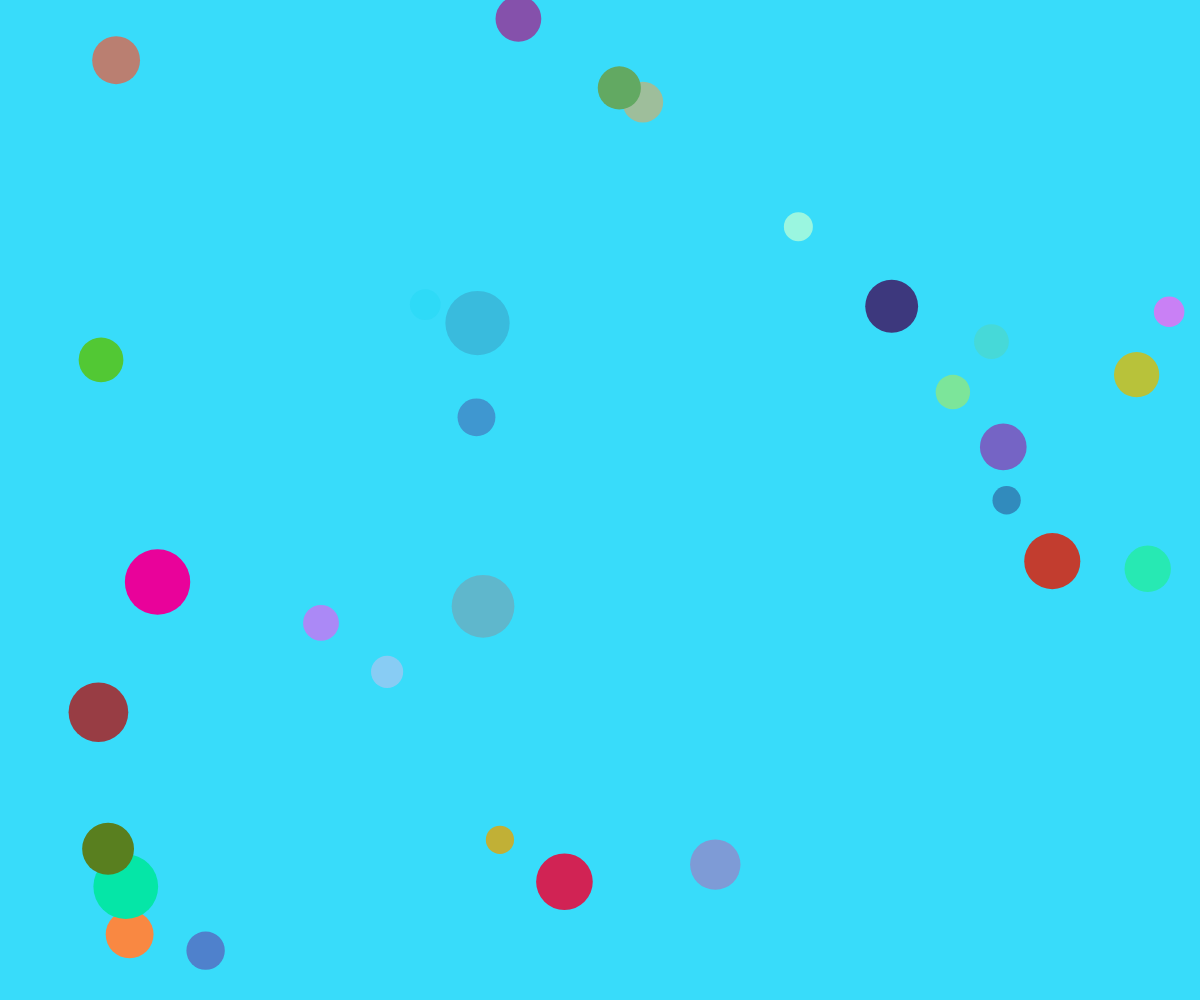
Frame 1 (no input)
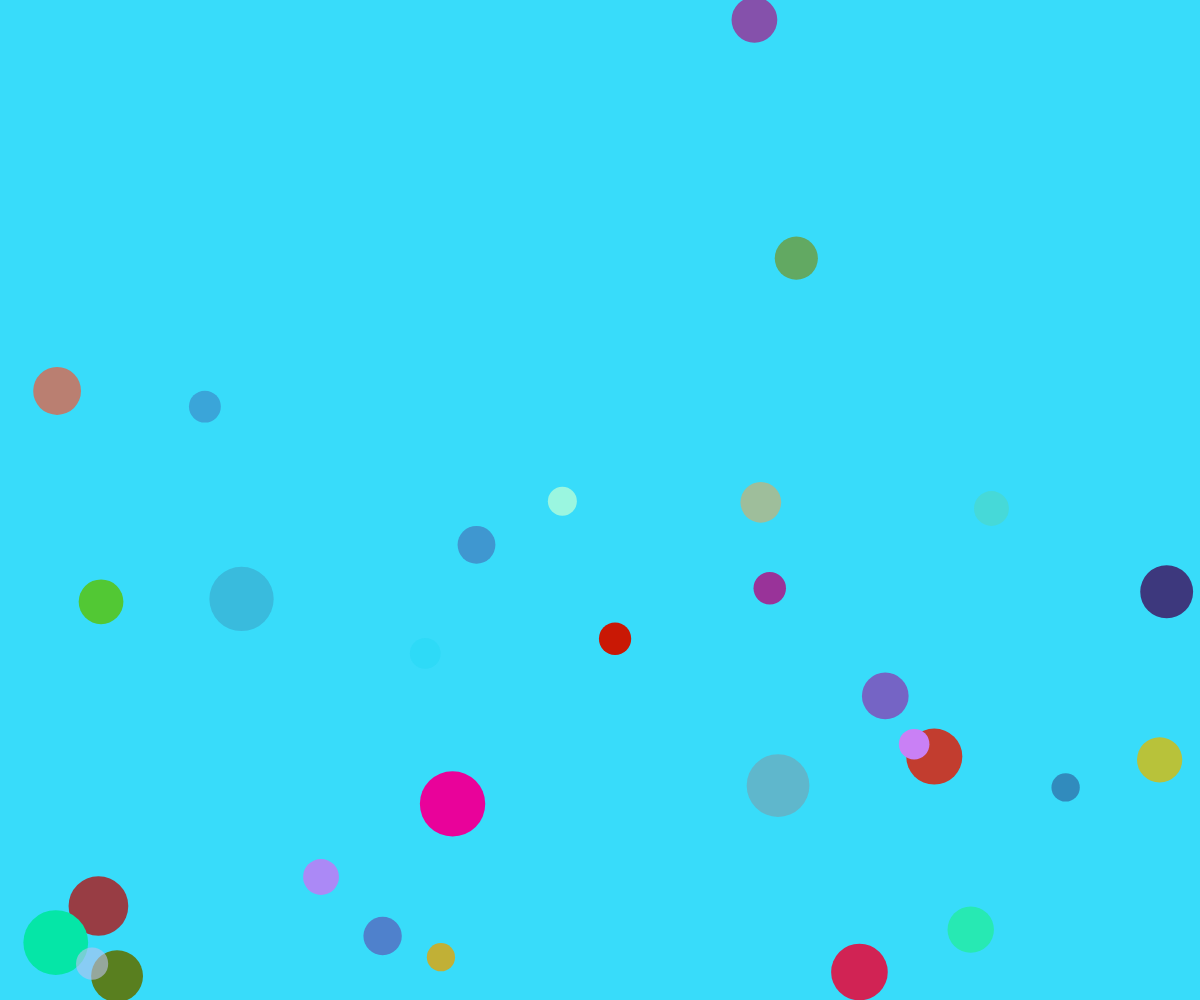
Frame 60 (no input)
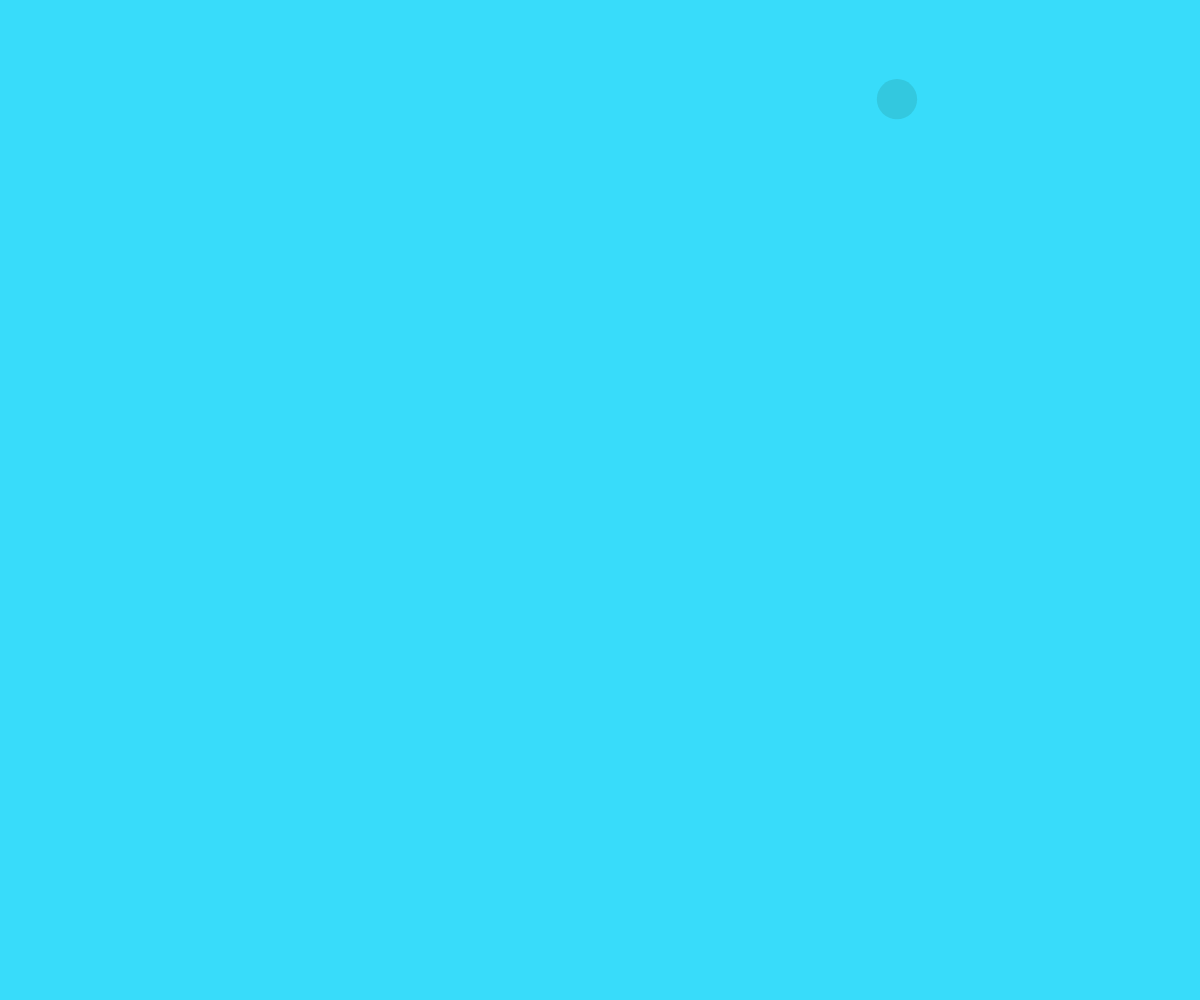
Frame 120 (the mouse pressed at the canvas centre since frame 60)

The p5.js sketch that drew these frames (run headless with seeded random() and noise() and a simulated clock; from frame 60 on, the mouse is pressed at the canvas centre):

// p5.js sketch
// ── sketch.js

//setup variables
var wx = window.innerWidth;
var wy = window.innerHeight;
const GRAVITY = 0.99;
const ACC = 1.2;

function randomColor() {
  return (
    "rgba(" +
    Math.round(Math.random() * 250) +
    "," +
    Math.round(Math.random() * 250) +
    "," +
    Math.round(Math.random() * 250) +
    "," +
    Math.ceil(Math.random() * 10) / 5 +
    ")"
  );
}

function setup() {
  createCanvas(wx,wy);
}

function Ball() {
  this.color = randomColor();
  this.radius = Math.random() * 20 + 14;
  this.x = Math.random() * (wx - this.radius * 2) + this.radius;
  this.y = Math.random() * (wy - this.radius);
  this.dy = Math.random() * 2;
  this.dx = Math.round((Math.random() - 0.5) * 10);
  this.vel = Math.random() / 5;

  this.update = function() {
    fill(this.color);
    noStroke();
    circle(this.x, this.y, this.radius * 2);
  }
}

var bal = [];
for (var i=0; i<30; i++) {
  bal.push(new Ball());
}

function mousepressed(x, y) {
  for (var i = 0; i < 30; i++) {
    if (bal[i].y < y) {
      bal[i].dy = -abs(bal[i].dy) * ACC;
    } else { 
      bal[i].dy = abs(bal[i].dy) * ACC;
    }

    if (bal[i].x < x) {
      bal[i].dx = -abs(bal[i].dx) * ACC;
    } else {
      bal[i].dx = abs(bal[i].dx) * ACC;
    }
  }
}

function draw() {
  if (wx != window.innerWidth || wy != innerHeight) {
    wx = window.innerWidth;
    wy = window.innerHeight;
    resizeCanvas(wx, wy)
  }
  background(56,220, 250);
  for (var i = 0; i < bal.length; i++) {
    bal[i].update();
    bal[i].x += bal[i].dx;
    bal[i].y += bal[i].dy;
    
    //bounce
    if (bal[i].y + bal[i].radius > wy || bal[i].y - bal[i].radius < 0) {
      bal[i].dy = -bal[i].dy * GRAVITY;
    } else {
      bal[i].dy += bal[i].vel;
    }
    if (bal[i].x + bal[i].radius > wx || bal[i].x - bal[i].radius < 0) {
      bal[i].dx *= -1;
    }
  }

  //interaction
  if(mouseIsPressed) {
    mousepressed(mouseX, mouseY);
  }
}

setInterval(function() {
  bal.push(new Ball());
  bal.splice(0,1);
}, 500);


// ── mystyle.css
.letsgo {
  appearance: none;
  backface-visibility: hidden;
  background-color: #27ae60;
  border-radius: 8px;
  border-style: none;
  /* box-shadow: rgba(39, 174, 96, .15) 0 4px 9px; */
  box-sizing: border-box;
  color: #fff; 
  cursor: pointer;
  display: inline-block;
  font-family: Inter,-apple-system,system-ui,"Segoe UI",Helvetica,Arial,sans-serif;
  font-size: 16px;
  font-weight: 600;
  letter-spacing: normal;
  line-height: 1.5;
  outline: none;
  overflow: hidden;
  padding: 13px 20px;
  position: relative;
  text-align: center;
  text-decoration: none; 
  transform: translate3d(0, 0, 0);
  transition: all .3s;
  user-select: none;
  -webkit-user-select: none;
  touch-action: manipulation;
  vertical-align: top;
  white-space: nowrap;
}

.letsgo:hover {
  /* background-color: white; */
  background-color: #1e8449;
  opacity: 1;
  transform: translateY(0);
  transition-duration: .35s;
}

button:active {
  transform: translateY(2px);
  transition-duration: .35s;
}

button:hover {
  box-shadow: rgba(39, 174, 96, .2) 0 6px 12px;
}
